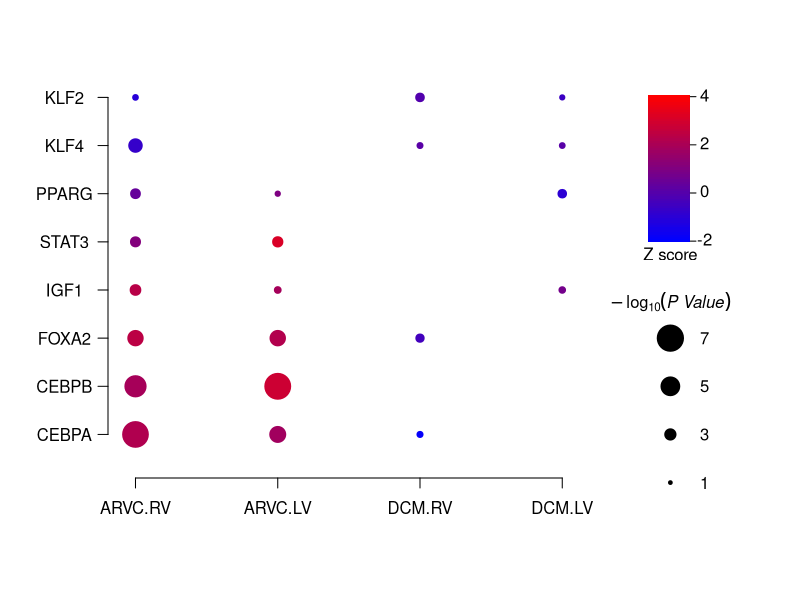

The R script that drew this image:
# input data
x=data.frame(
group=rep(c("ARVC.RV","ARVC.LV","DCM.RV","DCM.LV"),each=8),
upstream_regulator=rep(c("CEBPA","CEBPB","FOXA2","IGF1","STAT3","PPARG","KLF4","KLF2"),times=4),
z_score=c("2.151","1.908","2.39","2.333","1.072","0.375","-0.751","-1.091","1.792","2.793","2.186","1.889","3.113","0.957","0","0","-1.876","0","-0.44","0","0","0","0.099","-0.059","0","0","0","0.723","0","-0.97","0.062","-0.6"),
p_value=c("0.00000014","0.00000223","0.0000793","0.00145","0.00217","0.00254","0.000252","0.0298","0.0000547","0.000000127","0.0000761","0.0162","0.00187","0.0384","0","0","0.0237","0","0.00618","0","0","0","0.025","0.00515","0","0","0","0.0179","0","0.00535","0.0286","0.0406")
,stringsAsFactors=F)

pvals<-as.numeric(x$p_value)
pvals[pvals==0]<-NA
pval<--log10(pvals)
maxp<-ceiling(max(pval,na.rm=T))
minp<-floor(min(pval,na.rm=T))

zval<-as.numeric(x$z_score)
zval[zval==0]<-NA
maxz<-ceiling(max(zval,na.rm=T))
minz<-floor(min(zval,na.rm=T))
pdf("bubbleChart.pdf")
plot(0,type="n",axes=F,main=NULL,xlab="",ylab="",xlim=c(-0.1,2.1),ylim=c(0,16))

count=0
gene=1
for(i in 1:length(pval)){
	if(gene%%8==1 & gene!=1){
		gene=1
		count=count+1
	}
	if(!is.na(pval[i])){
		rgbCol<-rgb(red=((zval[i]-minz)/(maxz-minz)),green=0,blue=((maxz-zval[i])/(maxz-minz)))
		points(x=count/2,y=seq(2,16,2)[gene],col=rgbCol,cex=((pval[i]-minp)/(maxp-minp))*3+0.5,pch=19)
		gene=gene+1
	}else{
		print(i)
		gene=gene+1
	}
}	

axis(1,at=seq(0,1.5,0.5),labels=c("ARVC.RV","ARVC.LV","DCM.RV","DCM.LV"),line=-1)
axis(2,at=seq(2,16,2),labels=F,line=-1.3)
par(xpd=NA)
for(j in 1:8){
	text(x=-0.25,y=j*2,labels=unique(x[,2])[j])
}

text(x=1.88,y=9.5,labels="Z score")
for(k in seq(minz,maxz,0.1)){
	rect(1.8,10+(k-minz),1.95,10+(k-minz)+0.1,col=rgb(red=((k-minz)/(maxz-minz)),green=0,blue=((maxz-k)/(maxz-minz))),border=NA)
	if(k%%2==0){
		lines(x=c(1.95,1.97),y=c(10+(k-minz)+0.03,10+(k-minz)+0.03))
		text(x=2,y=10+(k-minz)+0.1,labels=k)
	}
}

text(x=1.88,y=7.5,labels=expression(-log[10](italic("P Value"))))
for(p in seq(minp,maxp,1)){
	if((p-minp)%%2==0){
		points(x=1.88,y=(p-minp),cex=((p-minp)/(maxp-minp))*3+0.5,pch=19)
		text(x=2,y=(p-minp),labels=p)
	}
}
dev.off()
